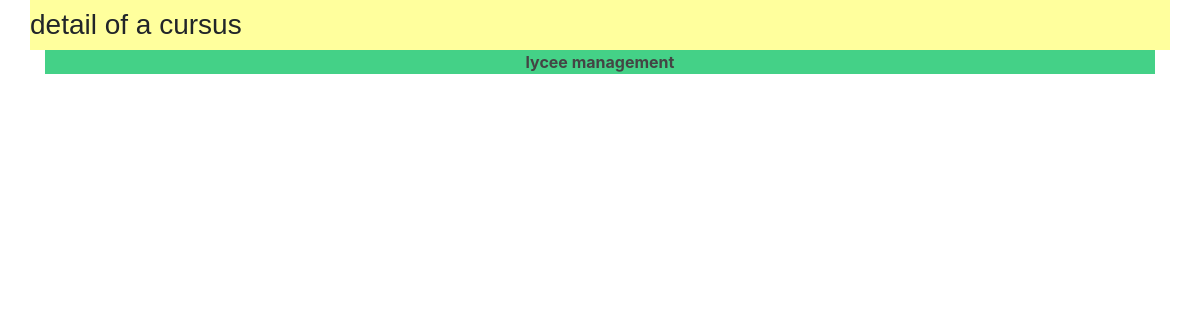
The page /lycee/11 on the database as committed earlier.
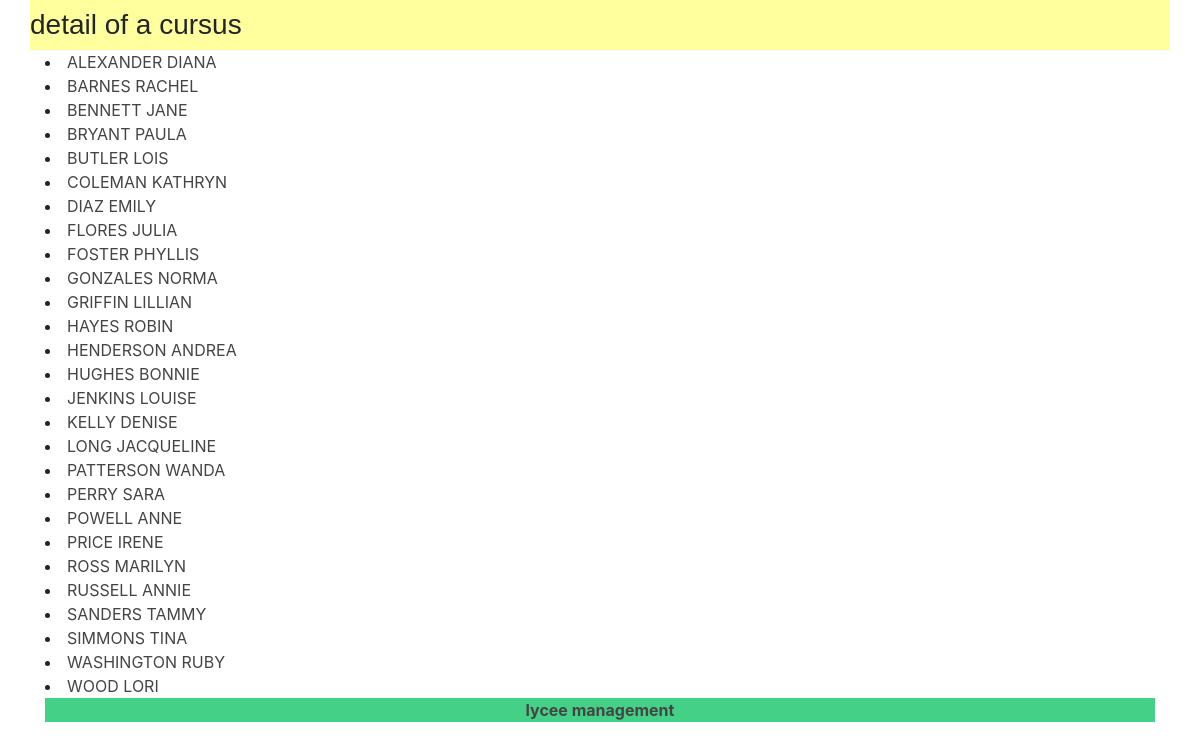
The same page on the database as committed later.
### lycee/models.py (models this page shows, shortened)
class Student(models.Model):
  first_name = models.CharField(
    max_length = 50,
    blank = False,
    null = False
  )
  birth_date = models.DateField(
    verbose_name= 'date of birth',
    blank = False,
    null = False
  )
  last_name = models.CharField(
    max_length = 255,
    blank = False,
    null = False,
    help_text = "last name",
    default= '???'
  )
  phone = models.CharField(
    max_length = 10,
    verbose_name = "phone number of student",
    blank = False,
    null = False,
    help_text = "phone number of student",
    default= '0123456789'
  )
  email = models.CharField(
    max_length = 255,
    verbose_name = "email of student",
    blank = False,
    null = False,
    help_text = "email of student",
    default = 'a@a.fr'
  )
  comments = models.CharField(
    max_length = 255,
    verbose_name = "comments of student",
    blank = True,
    null = False,
    help_text = "comments of student",
    default = '...'
  )
  cursus = models.ForeignKey(
    Cursus,
    on_delete = models.CASCADE,
    null = True
  )

### lycee/views.py (the view)
# urls.py: path('lycee/<int:cursus_id>', views.detail,name="detail"),
def detail(request, cursus_id):
  result_list = Student.objects.all().filter(cursus=cursus_id).order_by('last_name')
  context = {
    'liste' : result_list,
  }
  return render(request,'lycee/detail_cursus.html',context)

### lycee/templates/lycee/detail_cursus.html (shortened to what this page needs)
{% extends "master.html" %}
{% load static %}
{% if liste %}
  {% block title %}
    <h3>detail of a cursus</h3>
  {% endblock %}
  {% block content %}
    <div class="container">
      {% for student in liste %}
        <div class="row">
          <div class = "col">
            <li> <a href="student/{{student.id }}">{{student.last_name}} {{student.first_name}}</li>
          </div>
        </div>
      {% endfor %}
    </div>
  {% endblock %}
{% else %}
  <p> No cursus to show .</p>
{% endif %}

### lycee/templates/master.html (shortened to what this page needs)
<!DOCTYPE html>
{% load static %}
<html>
    <head>
            <link rel="stylesheet" href="https://stackpath.bootstrapcdn.com/bootstrap/4.3.1/css/bootstrap.min.css">
        <link rel="stylesheet" type="text/css" href="{% static 'lycee/style.css' %}" />
    </head>
    <body>
        <div class="container">
            <header class="row">
                <div class="page-header">
                    <h3>{% block title %}{% endblock %}</h3>
                </div>
            </header>
            <article class="row">{% block content %}{% endblock %}</article>
            <footer class="navbar-fixed-bottom">
                <p class="text-center"><strong><a href={% url 'index' %}>lycee management</a></strong></p>
            </footer>
        </div>
    </body>
</html>

### lycee/static/lycee/style.css (style rules this page uses)
a { color : #444444; }
p { background-color: #44d187 }
html { position: relative; min-height: 100%; }
.page-header { background-color: #FFFF9D; font-family: Arial; width: 100%; }

Rows that differ between the two databases and show on the page:
added Student: last_name "ALEXANDER", first_name "DIANA"
added Student: last_name "BARNES", first_name "RACHEL"
added Student: last_name "BENNETT", first_name "JANE"
added Student: last_name "BRYANT", first_name "PAULA"
added Student: last_name "BUTLER", first_name "LOIS"
added Student: last_name "COLEMAN", first_name "KATHRYN"
added Student: last_name "DIAZ", first_name "EMILY"
added Student: last_name "FLORES", first_name "JULIA"
added Student: last_name "FOSTER", first_name "PHYLLIS"
added Student: last_name "GONZALES", first_name "NORMA"
added Student: last_name "GRIFFIN", first_name "LILLIAN"
added Student: last_name "HAYES", first_name "ROBIN"
added Student: last_name "HENDERSON", first_name "ANDREA"
added Student: last_name "HUGHES", first_name "BONNIE"
added Student: last_name "JENKINS", first_name "LOUISE"
added Student: last_name "KELLY", first_name "DENISE"
added Student: last_name "LONG", first_name "JACQUELINE"
added Student: last_name "PATTERSON", first_name "WANDA"
added Student: last_name "PERRY", first_name "SARA"
added Student: last_name "POWELL", first_name "ANNE"
added Student: last_name "PRICE", first_name "IRENE"
added Student: last_name "ROSS", first_name "MARILYN"
added Student: last_name "RUSSELL", first_name "ANNIE"
added Student: last_name "SANDERS", first_name "TAMMY"
added Student: last_name "SIMMONS", first_name "TINA"
added Student: last_name "WASHINGTON", first_name "RUBY"
added Student: last_name "WOOD", first_name "LORI"
